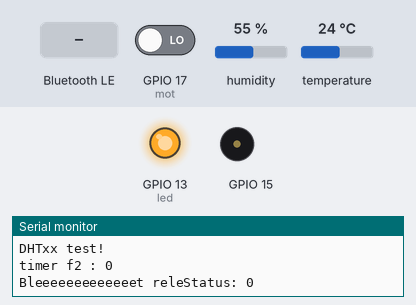
Recording of a sketch running on a simulated ESP32. On the bench: output pins drawn as LEDs (lit = HIGH), buzzer (waves = sounding), the last lines printed to the serial monitor. The inputs (shaded band) are chosen by the test bench; at power-on: GPIO 17 (mot) LOW, humidity 55 %, temperature 24 °C. Nothing arrives over Bluetooth unless stated; a phone connects over Bluetooth LE 3 s after start.

Above: at 1.2 s.
1.3 s: GPIO 17 (mot) driven HIGH
At 3.2 s:
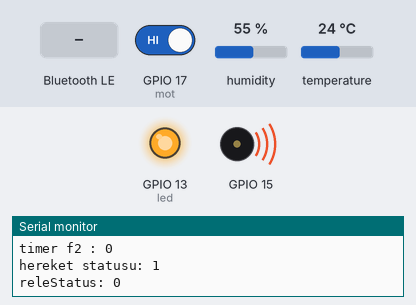
3.5 s: Bluetooth LE write "a" received
At 4.7 s:
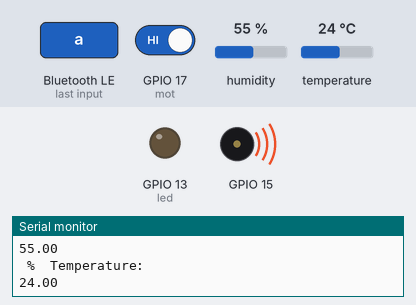
8.0 s: GPIO 17 (mot) driven LOW
9.5 s: Bluetooth LE write "a" received
At 10.5 s:
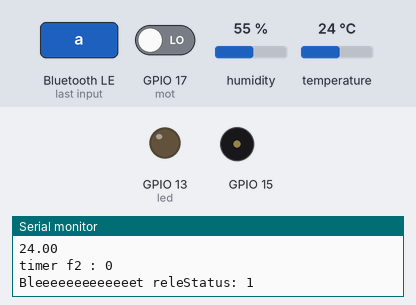
Timing chart, 0 to 12.0 s (numbered marks = the images above; inputs shaded):
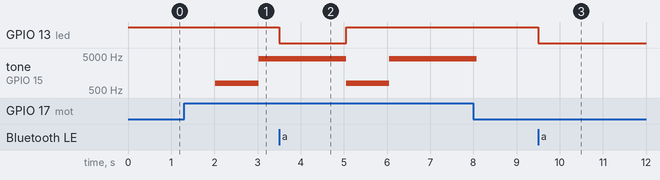

Measured:
- after the input at 1.3 s, tone on GPIO 15: silent → 800 Hz after 0.73 s, → 4186 Hz 1.0 s later
- after the input at 3.5 s, GPIO 13 (led): HIGH → LOW at once, → HIGH 1.6 s later
- after the input at 9.5 s, GPIO 13 (led): HIGH → LOW at once

The sketch:

bluetooth_v2.ino
```cpp
#include "libra.h"

SimpleTimer Timer;
long f2 = 0;
bool releStatus = false ;                                                ///true --> LOW -->yandi    //false--> HIGH --> sondu
bool timeStatus = 0;

////////////////////////////dht11 with relayStatus method/////////
void dht11(bool Status) {
  float h = dht.readHumidity();
  float t = dht.readTemperature();
  if (isnan(h) || isnan(t) ) {
    Serial.println(F("Failed to read from DHT sensor!"));
    return;
  }
  else {
    String str = "";
    str += t;
    str += ",";
    str += h;
    str += ",";
    str += Status;
    pCharacteristic->setValue((char*)str.c_str());
    pCharacteristic->notify();

    Serial.println(h);
    Serial.println(F(" %  Temperature: "));
    Serial.println(t);
  }

}
class MyServerCallbacks: public BLEServerCallbacks {
    void onConnect(BLEServer* pServer) {
      deviceConnected = true;
      BLEDevice::startAdvertising();
    };

    void onDisconnect(BLEServer* pServer) {
      deviceConnected = false;
    }
};

class MyCallbacks:
  public BLECharacteristicCallbacks {
    void onWrite(BLECharacteristic *pCharacteristic) {
      std::string value = pCharacteristic->getValue();

      if (value.length() > 0) {
        Serial.println("**********  ");
        Serial.print("New value: ");
        if (value.length() > 4) {
          string s = value;

          //       gelen datani ekrana cxartmaqcun
          for (int i = 0; i < value.length(); i++) {
            Serial.print(value[i]);

          }

          int n = s.length();
          char char_array[n + 1];
          strcpy(char_array, s.c_str());
          for (int i = 0; i < n; i++) {

            Serial.print(char_array[i]);
          }
          //  printf("float value : %1.0f\n" , (float) atoll(char_array));
          f2 = atoll(char_array);
          Serial.print("long  ");
          Serial.println(f2);

          //turnOff(f2);
        }
        if (value == "a") {
          Serial.println ("Yandi");
          releStatus = true;
          digitalWrite(led, LOW);                                                         //+++++++++++++++++++++++++++++++++++++++++++++++++++
        }
        if (value == "b") {
          Serial.println ("Sondu");
          digitalWrite(led, HIGH);                                                       // ***************************************************
          releStatus = false;
        }

        Serial.println();
        Serial.println("**********");
        dht11(releStatus);

      }
      dht11(releStatus);
    }

};

void setup() {
  Serial.begin(115200);
  pinMode(led, OUTPUT);
  pinMode(mot, INPUT);
  digitalWrite(led, HIGH);                                                      // ***************************************************

  //////////////////////buzzer/////////////////////////
  ledcSetup(0, 1E5, 12);
  ledcAttachPin(15, 0);
  // Create the BLE Device
  BLEDevice::init("SMART ROOM");

  // Create the BLE Server
  pServer = BLEDevice::createServer();
  pServer->setCallbacks(new MyServerCallbacks());

  // Create the BLE Service
  BLEService *pService = pServer->createService(SERVICE_UUID);

  // Create a BLE Characteristic
  pCharacteristic = pService->createCharacteristic(
                      CHARACTERISTIC_UUID,
                      BLECharacteristic::PROPERTY_READ   |
                      BLECharacteristic::PROPERTY_WRITE  |
                      BLECharacteristic::PROPERTY_NOTIFY |
                      BLECharacteristic::PROPERTY_INDICATE
                    );

  pCharacteristic->setCallbacks(new MyCallbacks());

  // https://www.bluetooth.com/specifications/gatt/viewer?attributeXmlFile=org.bluetooth.descriptor.gatt.client_characteristic_configuration.xml
  // Create a BLE Descriptor
  pCharacteristic->addDescriptor(new BLE2902());

  // Start the service
  pService->start();

  // Start advertising
  BLEAdvertising *pAdvertising = BLEDevice::getAdvertising();
  pAdvertising->addServiceUUID(SERVICE_UUID);
  pAdvertising->setScanResponse(false);
  pAdvertising->setMinPreferred(0x0);  // set value to 0x00 to not advertise this parameter
  BLEDevice::startAdvertising();
  Serial.println("Waiting a client connection to notify...");


  Serial.println(F("DHTxx test!"));

  dht.begin();
}
void buzzerr() {
  ledcWriteTone(0, 800);
  delay(1000);
  uint8_t octave = 1;
  for (octave; octave < 255; octave ++) {
    ledcWriteNote(0, NOTE_C, octave);

  }
}

bool statuSender() {

}
void loop() {
  if (!deviceConnected && oldDeviceConnected) {
    delay(500); // give the bluetooth stack the chance to get things ready
    pServer->startAdvertising(); // restart advertising
    Serial.println("start advertising");
    oldDeviceConnected = deviceConnected;
  }
  // connecting
  if (deviceConnected && !oldDeviceConnected) {
    oldDeviceConnected = deviceConnected;
    dht11(releStatus);
  }
    ///////////////////////////timer/////////////////////
    Timer.setInterval(f2);
  Serial.print("timer f2 : ");

  Serial.println(f2);

  if (f2 > 1000) {
    timeStatus == 1;
    releStatus = true;
    digitalWrite(led, LOW);                                                          //+++++++++++++++++++++++++++++++++++++++++++++++++++
    Serial.print("ikinci f    // *****************  ");
   if (Timer.isReady()) {
      Serial.print("vaxt tamam oldu ");
      releStatus = false;
      digitalWrite(led, HIGH);                                                       // ***************************************************
      Timer.reset();
      timeStatus == 0;//
      f2=0;
    }

//    if (millis() % f2 == 0) {
//
//      Serial.print("Led high low : ");
//      releStatus = false;
//      digitalWrite(led, HIGH);   //SO:N
//      delay(1000);
//
//    }
  }
/////////////////////////////////   motion sensors  ///////////////////////////
  if (digitalRead(mot)) {
    Serial.print("hereket statusu: ");
    Serial.println(digitalRead(mot));
    releStatus = false;
  digitalWrite(led, HIGH);                                                      // ***************************************************
    buzzerr();
  }
  else {
    ledcWriteTone(0, 0); ///buzzer sondurmek
    if (timeStatus == 1) {
      releStatus = true;
      digitalWrite(led, LOW);                                                          //+++++++++++++++++++++++++++++++++++++++++++++++++++
     timeStatus == 0;
    }
    else {
    //  releStatus = false;
       Serial.print("Bleeeeeeeeeeeeet ");
     // digitalWrite(led, HIGH);                                                      // ***************************************************
    }
  }

  Serial.print("releStatus: ");
  Serial.println(releStatus);

   delay(2000);
  dht11(releStatus);
}
```

libra.h
```cpp
#include <BLEDevice.h>
#include <BLEServer.h>
#include <BLEUtils.h>
#include <BLE2902.h>
#include <stdio.h>
#include <stdlib.h>
#include <iostream>
#include <string>
#include <cstring>
#include <SimpleTimer.h>

using namespace std;
#include "DHT.h"

#define DHTPIN 22 //dht pin
#define DHTTYPE DHT11   // DHT 11
DHT dht(DHTPIN, DHTTYPE);

#define led 13//relay pin
#define mot 17 //motion sensor pin
const int buzzer = 15; //buzzer pin
////////////////////////////////////////bluetooth///////////////////
BLEServer* pServer = NULL;
BLECharacteristic* pCharacteristic = NULL;
bool deviceConnected = false;
bool oldDeviceConnected = false;

// See the following for generating UUIDs:
// https://www.uuidgenerator.net/

#define SERVICE_UUID        "4fafc201-1fb5-459e-8fcc-c5c9c331914b"
#define CHARACTERISTIC_UUID "beb5483e-36e1-4688-b7f5-ea07361b26a8"
```
